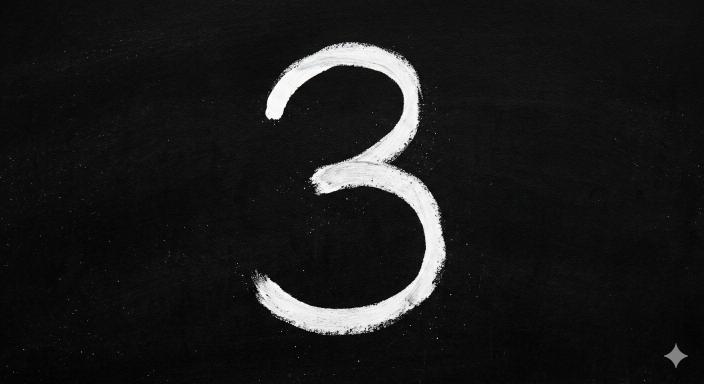
#> input picture three.png, 1408 x 768 px (shown at 1/2 size)
$ python process_image.py three.png three.png
#> lines starting #> are read from the running program, lines starting #| are printed output that depends on the picture
import struct
import numpy as np
from PIL import Image, ImageOps
import sys

def process_and_save(image_path, output_bin_path):
#> called with image_path = 'three.png', output_bin_path = 'three.png'
    print(f"Processing {image_path}...")

    # 1. Open and convert to grayscale
    img = Image.open(image_path).convert('L')

    # 2. Invert (MNIST digits are white on black background)
    # If your input image is already white on a black background, comment this out!
    aws = input("is the image white on black?(y/n)")
#> the answer given: y
    if (aws.lower() == "n"):
        print("CONVERTING..")
        img = ImageOps.invert(img)

    # 3. Resize to 28x28 exactly like MNIST
    img = img.resize((28, 28))
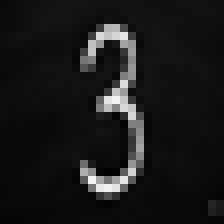
#> img: PIL image 28x28 L (shown 8 times larger); min 1, max 243, mean 25.6

    # 4. Convert to Numpy array and normalize to [0.0, 1.0]
    img_array = np.array(img, dtype=np.float64) / 255.0
    flat_array = img_array.flatten()
#> flat_array = 784 values, max 0.953 at index 627, min 0.00392 at index 601, mean 0.1

    # 5. Pack exactly 784 doubles ('d') into a binary file
    with open(output_bin_path, 'wb') as f:
        f.write(struct.pack(f'{len(flat_array)}d', *flat_array))

    print(f"Saved 784 formatted doubles to {output_bin_path}!")

if __name__ == "__main__":
    if len(sys.argv) < 3:
        print("Usage: python process_image.py my_digit.png input_image.bin")
    else:
        process_and_save(sys.argv[1], sys.argv[2])
